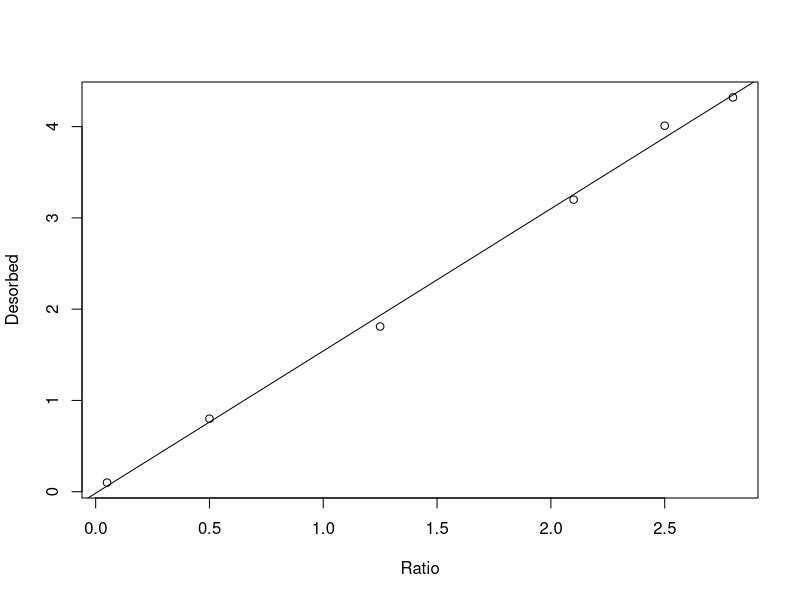

This chart was generated by the following R code:
# Assignment 1 question 4

library(magrittr)
#Q1
# Regression fitting
x <- c(0.05, 0.5, 1.25, 2.1, 2.5, 2.8)
y <- c(0.1, 0.8, 1.81, 3.20, 4.01, 4.32)
plot(x, y,xlab='Ratio',ylab='Desorbed')
# Sxx
Sxx<-var(x) * (length(x) - 1); Sxx
Sxx<-sum(x^2)-length(x)*mean(x)^2; Sxx
# Syy
Syy<-var(y) * (length(y) - 1);Syy
Syy<-sum(y^2)-length(y)*mean(y)^2;Syy
# Sxy
Sxy<-cov(x, y) * (length(x) - 1);Sxy
Sxy<-sum(x*y)-length(x)*mean(x)*mean(y);Sxy

# (b)
#B0
beta_0<-mean(y)-(Sxy/Sxx)*mean(x);beta_0
beta_1<-Sxy/Sxx;beta_1

#Package 
fit <- lm(y ~ x)  # fit the regression model
fit
abline(a = fit$coefficient[1], b = fit$coefficient[2])
# Draw a line onto the graph.a here means the intercept, b means the slope
# fit$coefficient[1]:
#'fit' here is a list, containing many variables. 
# The dollar sign ($) is to extract the variable in 'fit'. coefficient[1] and
# coefficient[2] are the intercept the slope of the fitted line respectively.
fitted(fit)  #Display Y hat, that is the expectation of Y given the value of X under this model

y_hat = beta_0 + beta_1*x

resi <- y - y_hat

#SSE
SSE = residuals(fit)**2 %>% sum;SSE
MSE = SSE/(length(x)-2);MSE

residuals(fit)

summary(fit)  #Display the summary of the fitted model
vcov(fit)  #Display the variance-covariance matrix of the estimates 
anova(fit)  #Display the anova table of the fitted model 

meanx <- mean(x)
Q1 <- function(num){
  lci <- beta_0 + beta_1 * num - (SSE/6)**0.5*(1/length(x)
                                               + (num - meanx)**2/Sxx
  )**0.5*qt(p = 0.025,df = 6,lower.tail = FALSE)
  uci <- beta_0 + beta_1 * num + (SSE/6)**0.5*(1/length(x)
                                               + (num - meanx)**2/Sxx
  )**0.5*qt(p = 0.025,df = 6,lower.tail = FALSE)
  return(paste0("95%CIs:(",round(lci,4),",",round(uci,4),")", sep = ""))
}
Q1(num = 2.3)
